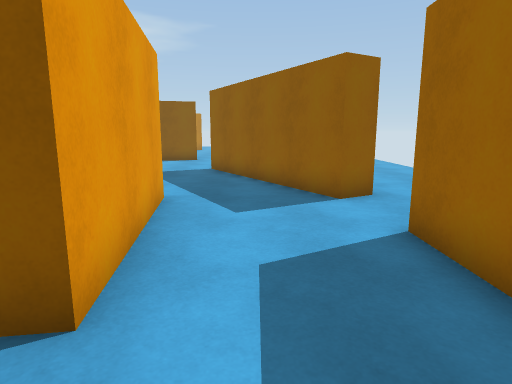
View 1 (above)

19 first-person views from a walk through a scene from a Unity 3-D project. The camera is 1.4 m above the floor, tilts 10° down and sees 75° across. The floor is counted in squares, 1 m on a side. Each view is taken from the middle of a square. On the plan, view 1 faces up. The plan holds only what a view shows up to about 15 squares ahead; the rest is blank. The place goes on beyond the plan. The player is left out.

View 2
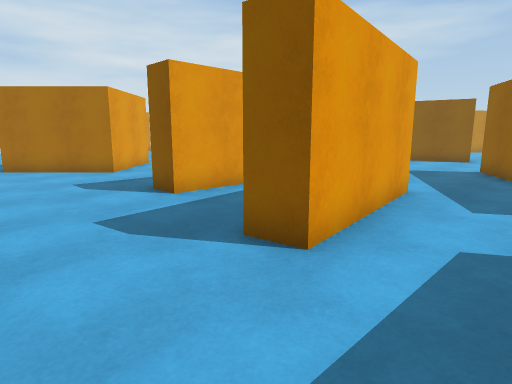

View 3
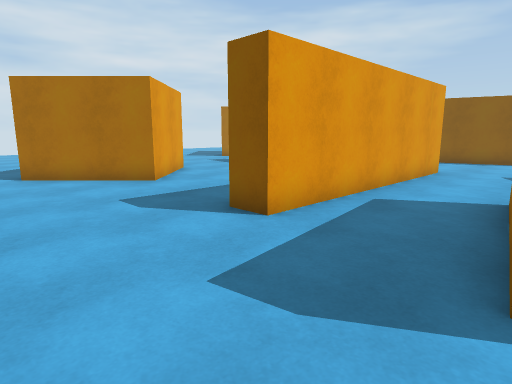

View 4
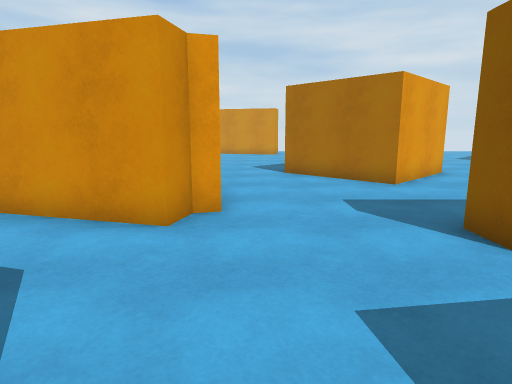

View 5
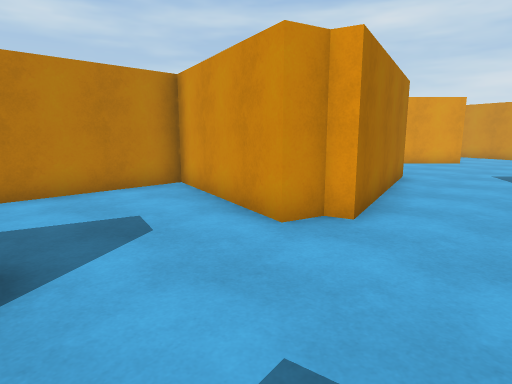

View 6
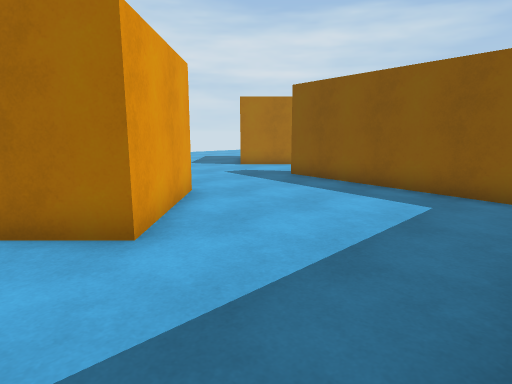

View 7
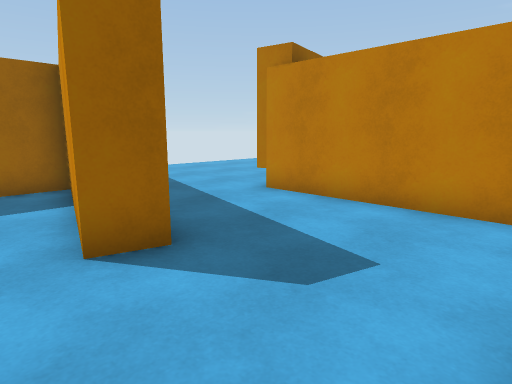

View 8
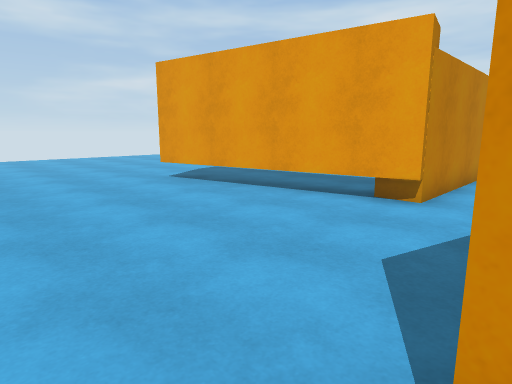

View 9
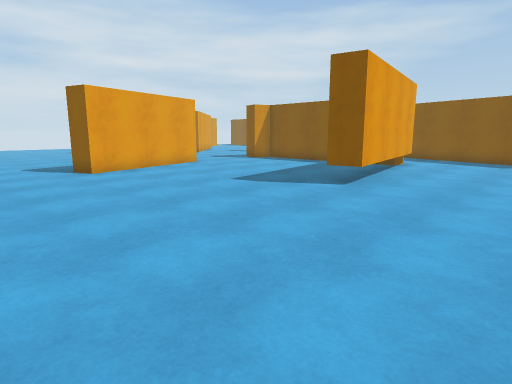

View 10
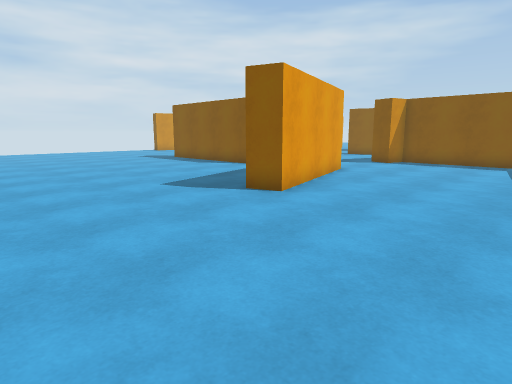

View 11
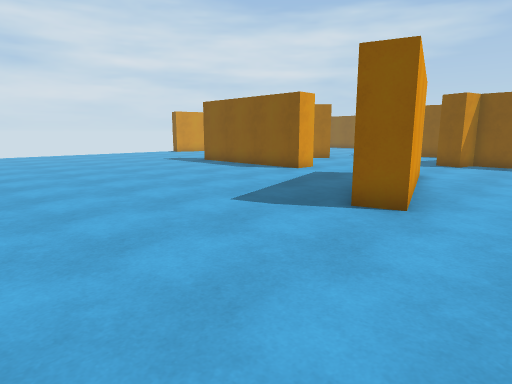

View 12
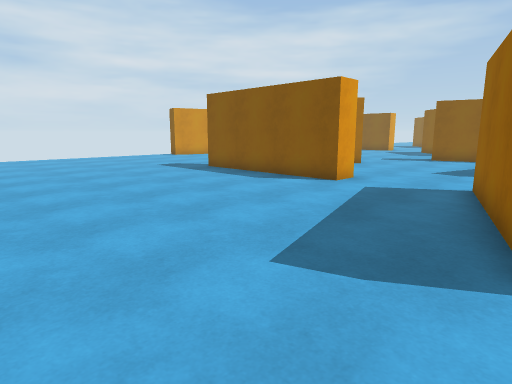

View 13
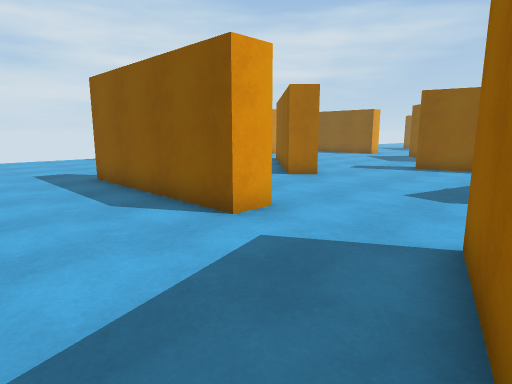

View 14
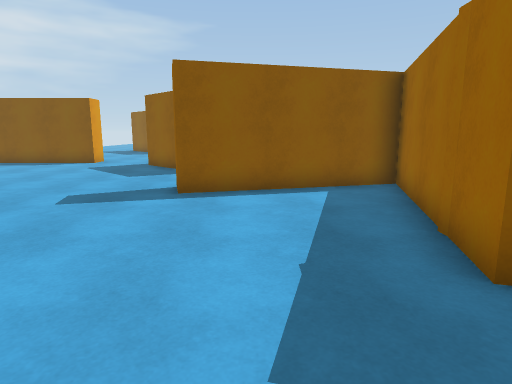

View 15
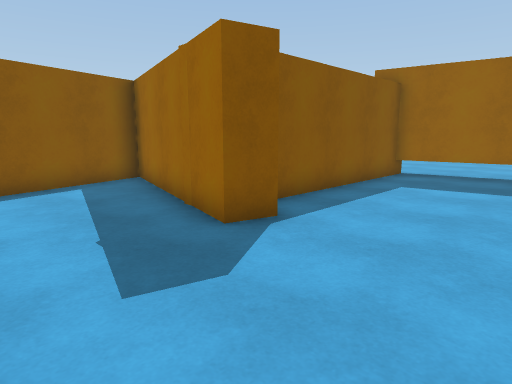

View 16
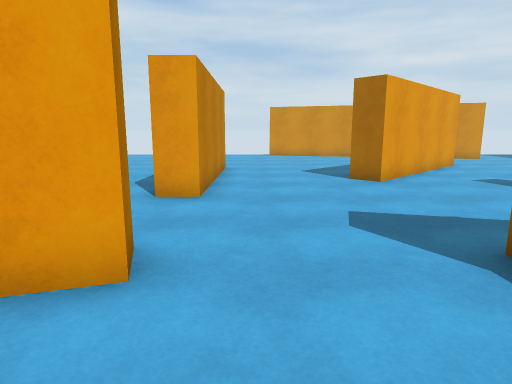

View 17
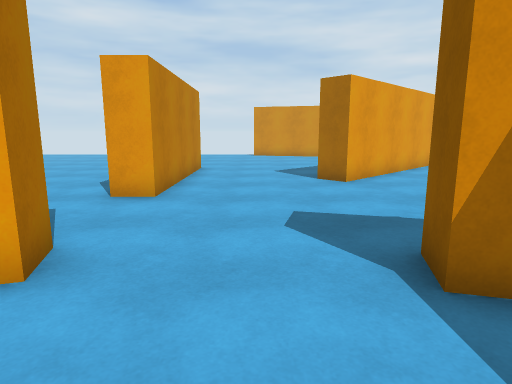

View 18
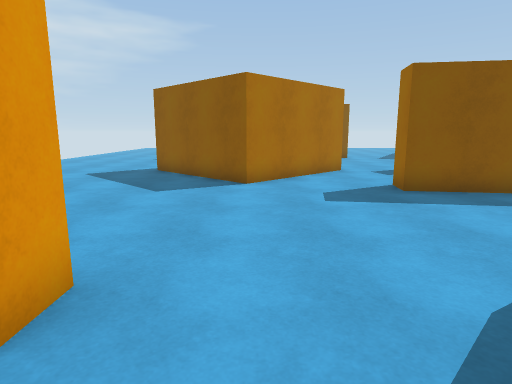

View 19
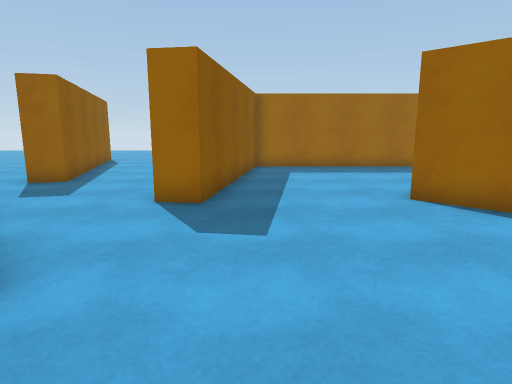

### Floor plan
Key: @ floor where view 1 was taken; # wall or solid block; . floor; T thing the floor can be seen under or through.
Columns run from 21 left of view 1 to 6 right of it. Each row starts with its distance up from view 1.
 16 #    ##...###......
 15 ##  ##..............
 14 .####......... .....      ..
 13 ..##.......    .....#     ..
 12 .......#       #....##   ...
 11 .......######  #.....#   ..
 10 ............####.....##  ..
  9 ..............##......# ..
  8 ..............##......##..
  7 ..............##.. #.....
  6  #....###.....##.. #.....
  5  #... ####....##..##....
  4 .....## ##....##...#...#
  3 .....#####....##...#...#
  2 ......###..........#...
  1 .......................
  0 .....................@
 -1 ...........####........#
 -2 #......########...######
 -3 ##.....###...##.....   ##
 -4  ##.........##........ .###.
 -5   ##........##.............
 -6    ##.......#########.......
 -7 ....##......#########.......
 -8 .....#......#.......T.......
 -9 ....................TT.....
-10 ....................TT.....
-11 .................... T.....
-12 ..######............ T.....
-13 ..######....#........T.....
-14 ............#........T.....
-15 ............##.............
-16 ............##............
-17 .............#............
-18 .............#.............
-19 ...........................
-20 ...........................
-21 ..........................
-22 ....................  ... .
-23      ..............
-24             ...... .

Where each view was taken, in squares from view 1:
view 1: 0 up, 0 right, facing up
view 2: 1 down, 1 right, facing up-left
view 3: 1 down, 2 left, facing up-left
view 4: 0 up, 2 left, facing left
view 5: 2 up, 3 left, facing down-left
view 6: 2 up, 7 left, facing up-left
view 7: 0 up, 7 left, facing down-right
view 8: 4 down, 6 right, facing down-left
view 9: 22 down, 5 right, facing up-left
view 10: 24 down, 2 left, facing up-left
view 11: 24 down, 5 left, facing up-left
view 12: 22 down, 8 left, facing up-left
view 13: 17 down, 9 left, facing up-left
view 14: 11 down, 12 left, facing up
view 15: 12 down, 13 left, facing up-right
view 16: 11 down, 6 left, facing left
view 17: 10 down, 6 left, facing left
view 18: 3 up, 18 left, facing up
view 19: 10 up, 21 left, facing right
